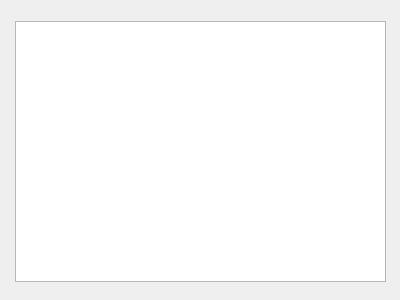
<?xml version="1.0" encoding="UTF-8"?>
<ui version="4.0">
 <class>InspectorDialog</class>
 <widget class="QDialog" name="InspectorDialog">
  <property name="geometry">
   <rect>
    <x>0</x>
    <y>0</y>
    <width>400</width>
    <height>300</height>
   </rect>
  </property>
  <property name="windowTitle">
   <string>Dialog</string>
  </property>
  <widget class="QTableView" name="tableView">
   <property name="geometry">
    <rect>
     <x>15</x>
     <y>21</y>
     <width>371</width>
     <height>261</height>
    </rect>
   </property>
   <property name="sortingEnabled">
    <bool>true</bool>
   </property>
  </widget>
 </widget>
 <resources/>
 <connections/>
</ui>
